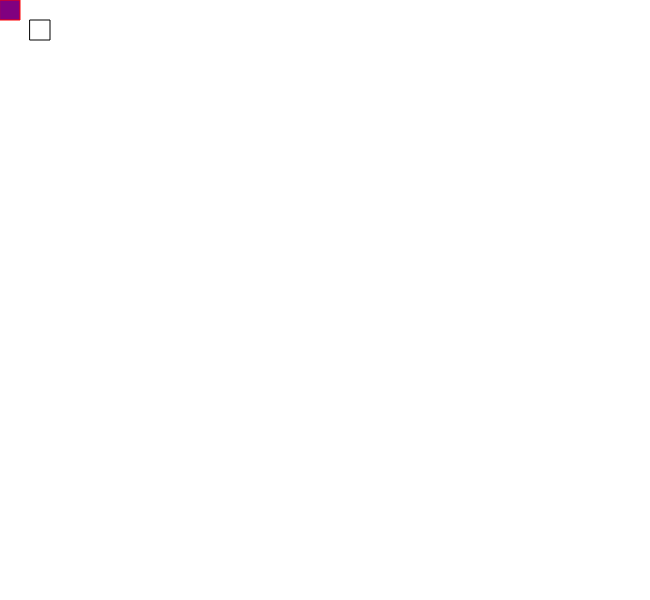
Frame 1 (no input)
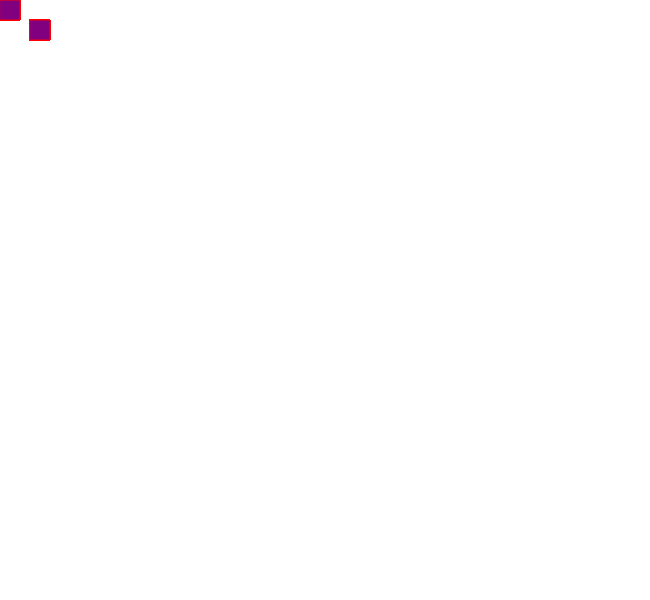
Frame 60 (no input)
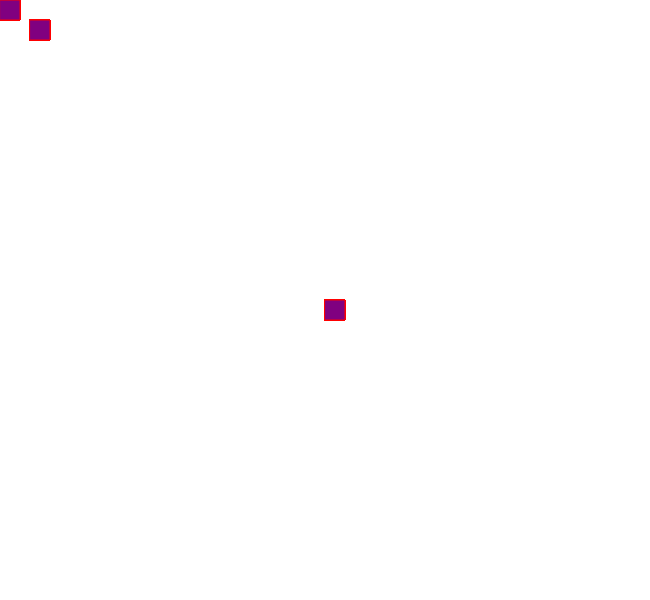
Frame 120 (the mouse pressed at the canvas centre since frame 60)

The p5.js sketch that drew these frames (run headless with seeded random() and noise() and a simulated clock; from frame 60 on, the mouse is pressed at the canvas centre):

// p5.js sketch
// ── sketch.js
function setup() {
    createCanvas(650,600);
  background("white");
  }
  
  function draw() {
  rect(30,20,20)
  fill("purple");
  stroke("red");
  if(mouseIsPressed);{
  rect(mouseX,mouseY,20,20);}}
  
  
